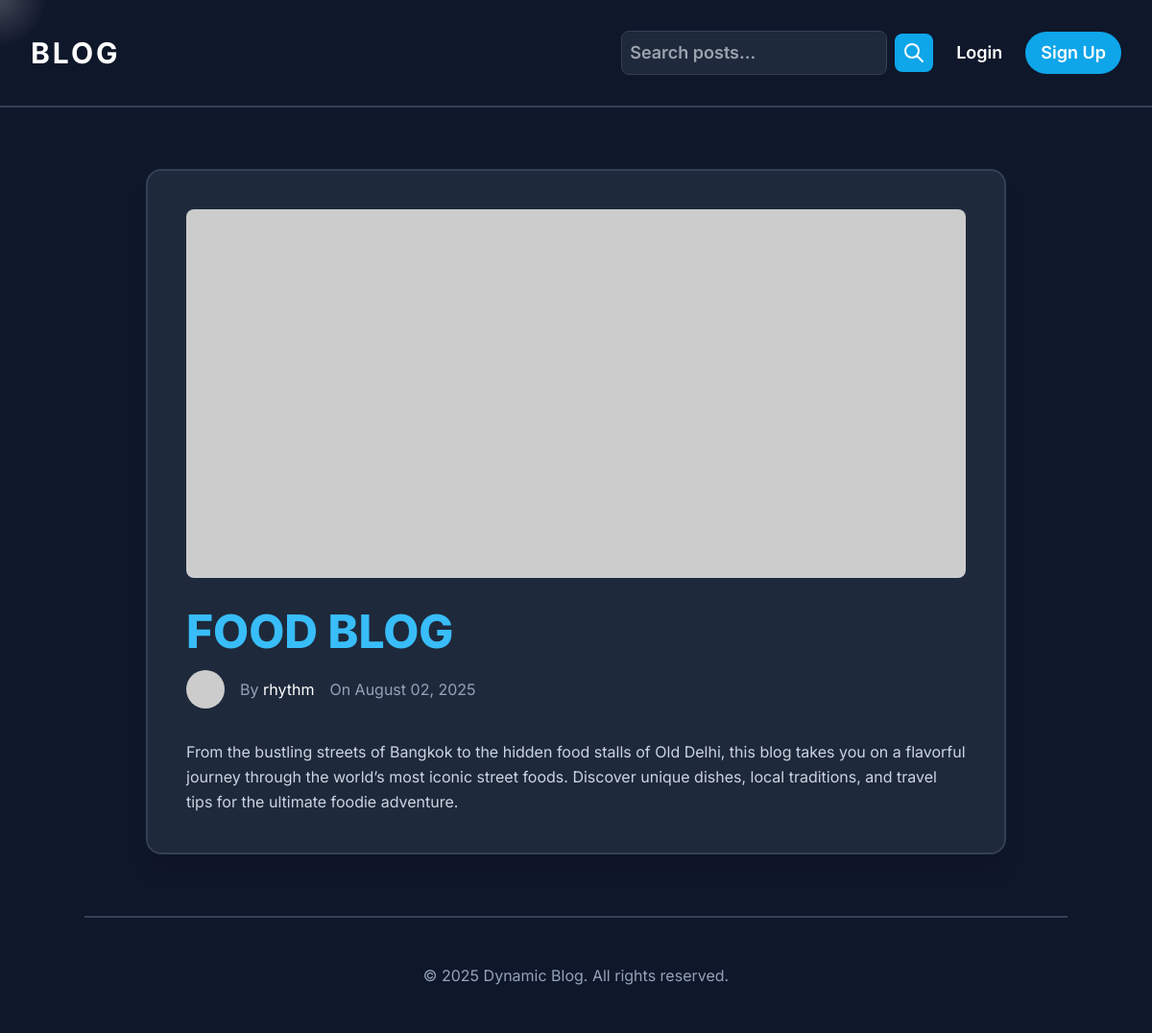
/post/1, run on the app's committed database.
### app.py (models this page shows, shortened)
class Post(db.Model):
    id = db.Column(db.Integer, primary_key=True)
    title = db.Column(db.String(100), nullable=False)
    content = db.Column(db.Text, nullable=False)
    date_posted = db.Column(db.DateTime, nullable=False, default=datetime.utcnow)
    tags = db.Column(db.String(100), default='')
    thumbnail = db.Column(db.String(200), default='https://placehold.co/600x400/slate-700/white?text=Thumbnail')
    user_id = db.Column(db.Integer, db.ForeignKey('user.id'), nullable=False)

class User(UserMixin, db.Model):
    id = db.Column(db.Integer, primary_key=True)
    username = db.Column(db.String(20), unique=True, nullable=False)
    email = db.Column(db.String(120), unique=True, nullable=False)
    password_hash = db.Column(db.String(128))
    bio = db.Column(db.Text, default='No bio yet.')
    profile_image = db.Column(db.String(200), default='https://placehold.co/100x100/slate-700/white?text=Profile')
    posts = db.relationship('Post', backref='author', lazy=True)

### app.py (the view)
@app.route('/post/<int:post_id>')
def view_post(post_id):
    post = Post.query.get_or_404(post_id)
    return render_template('post.html', post=post)

### templates/post.html (shortened to what this page needs)
{% extends 'base.html' %}
{% block content %}
<section class="container mx-auto px-6 md:px-8 py-16 animated-section">
    <div class="bg-slate-800 p-10 rounded-2xl shadow-xl w-full max-w-4xl mx-auto border-2 border-slate-700">
        <img src="{{ post.thumbnail }}"
             alt="Post thumbnail"
             class="rounded-lg mb-8 w-full h-96 object-cover"
             onerror="this.onerror=null;this.src='https://placehold.co/600x400/slate-700/white?text=Image+Not+Found';">
        <h1 class="text-4xl md:text-5xl font-extrabold text-sky-400 mb-4">{{ post.title }}</h1>
        <div class="flex items-center space-x-4 text-slate-400 mb-8">
            <img src="{{ post.author.profile_image }}" alt="Author's profile picture" class="w-10 h-10 rounded-full object-cover">
            <p>By <a href="{{ url_for('profile', username=post.author.username) }}" class="text-white hover:underline">{{ post.author.username }}</a></p>
            <p>On {{ post.date_posted.strftime('%B %d, %Y') }}</p>
        </div>
        <div class="prose prose-invert max-w-none text-slate-300 leading-relaxed">
            <p>{{ post.content }}</p>
        </div>
    </div>
</section>
{% endblock %}

### templates/base.html (style rules this page uses)
body { font-family: 'Inter', sans-serif; cursor: none; overflow-x: hidden; }
.animated-section { opacity: 0; animation: fadeIn 1s ease-out forwards; animation-play-state: paused; }

### data on the page
Post: title "FOOD BLOG", date_posted "August 02, 2025", content "From the bustling streets of Bangkok to the hidden food stalls of Old Delhi, this blog takes you on a flavorful journey through the world’s most iconic street foods. Discover unique dishes, local traditions, and travel tips for the ultimate foodie adventure."
User: author.username "rhythm"
